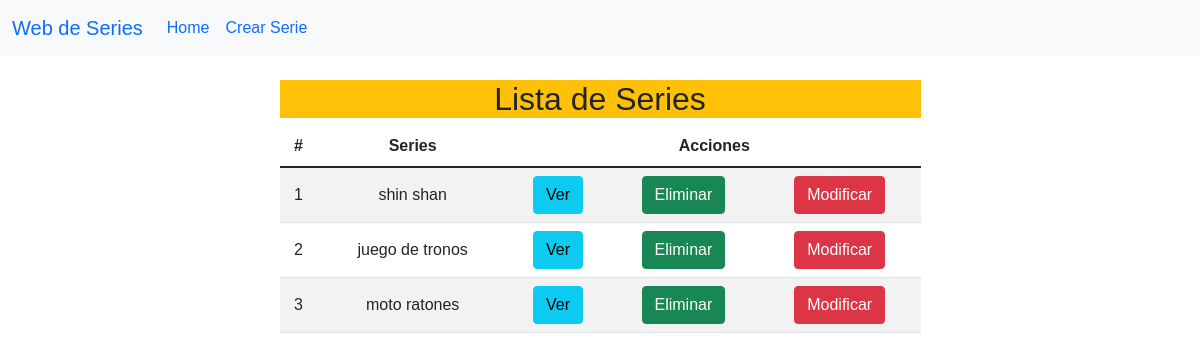
Before: / with the older database file.
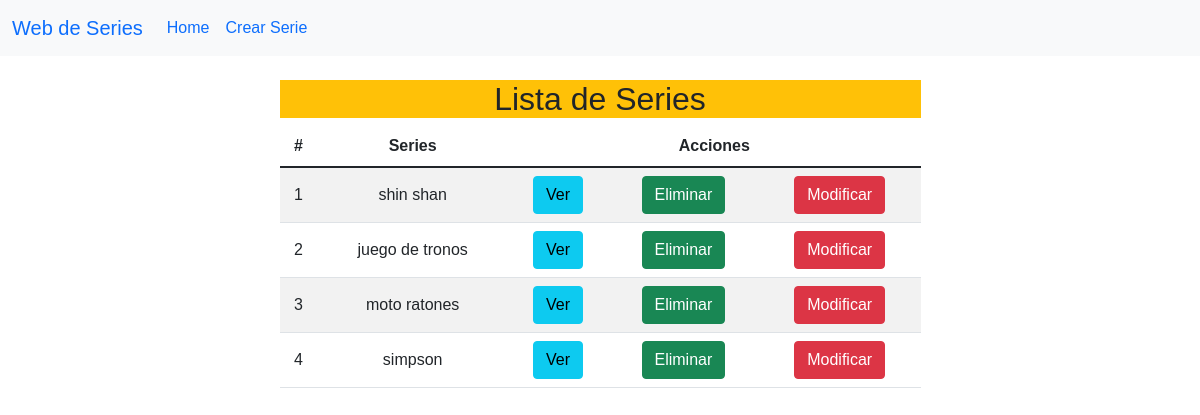
After: the same page with the newer database file.
### seriesTV/models.py (models this page shows, shortened)
class Serie(models.Model):
     nombre = models.TextField(max_length=200)
     genero = models.TextField(max_length=1000)
     plataforma = models.TextField(max_length=200)
     capitulos = models.IntegerField(default=0)
     anio = models.IntegerField(default=1970)

### seriesTV/views.py (the view)
# urls.py: path('', mostrar_inicio),
def mostrar_inicio(request):
    lista_series = Serie.objects.all()
    return render(request, 'index.html', {'series': lista_series})

### templates/index.html (shortened to what this page needs)
<!DOCTYPE html>
<html lang="en">
    <head>
        {% load static %}
        <link href="https://cdn.jsdelivr.net/npm/bootstrap@5.1.3/dist/css/bootstrap.min.css" rel="stylesheet">
        <link rel="stylesheet" href="{% static 'css/gestionCss.css' %}">
    </head>
    <body class="body2">
    <nav class="navbar navbar-expand-lg navbar-sucess bg-light">
  <div class="container-fluid">
    <a class="navbar-brand" href="http://127.0.0.1:8000/seriesTV/">Web de Series</a>
    <div class="collapse navbar-collapse" id="navbarNav">
      <ul class="navbar-nav">
        <li class="nav-item">
          <a class="nav-link active" aria-current="page" href="http://127.0.0.1:8000/seriesTV/">Home</a>
        </li>
        <li class="nav-item">
          <a class="nav-link" href="http://127.0.0.1:8000/seriesTV/seriesTV/crear_serie">Crear Serie</a>
        </li>
      </ul>
    </div>
  </div>
</nav>
    <div class="container py-4">
        <div class="row d-flex justify-content-center" >
            <div class="col-md-7 ">
            <div class="bg-warning">
            <h2 class="row d-flex justify-content-center">Lista de Series</h2>
            </div>
                <div class="table-responsive">
                    <table class="table table-striped">
                        <thead>
                            <tr>
                                <th>#</th>
                                <th>Series</th>
                                <th colspan="3">Acciones</th>
                            </tr>
                        </thead>
                        <tbody>
                            {% for serie in series %}
                                <tr>
                                    <td>{{forloop.counter}}</td>
                                    <td>{{ serie.nombre }}</td>
                                    <td><a href="http://127.0.0.1:8000/seriesTV/seriesTV/ver_serie/{{ serie.id }}" class="btn btn-info">Ver</a></td>
                                    <td><a href="http://127.0.0.1:8000/seriesTV/seriesTV/borrar_serie/{{ serie.id }}" class="btn btn-success">Eliminar</a></td>
                                    <td><a href="http://127.0.0.1:8000/seriesTV/seriesTV/modificar_serie/{{ serie.id }}" class="btn btn-danger">Modificar</a></td>
                                </tr>
                                {% endfor %}
                        </tbody>
                    </table>
                </div>
            </div>
        </div>
    </div>
    </body>
</html>

Changed rows visible on the page:
added Serie: nombre "simpson"
